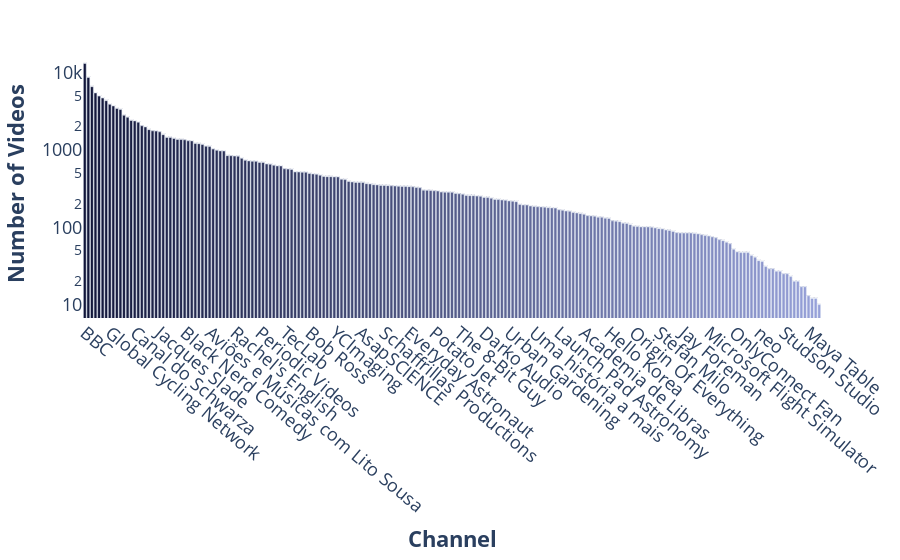

The notebook cell this image was saved under:
### Markdown cell above
## Barplot of the number of videos by channel

### Code cell
# Frequencie of videos:
video_counts = df_videos['channel_title'].value_counts()
df_plot = pd.DataFrame(
    {
        "channel": video_counts.index.tolist(),
        "freq": video_counts.tolist()
    }
)

# Relative frequency:
df_plot["freq_rel"] = [round(i/sum(df_plot["freq"])*100, 3) for i in df_plot["freq"]]
df_plot["freq_rel_char"] = [str(i) + "%" for i in df_plot["freq_rel"]]

# Palette:
n_levels = df_plot.shape[0]
cmap = LinearSegmentedColormap.from_list("my_palette", ["#111539", "#97A1D9"])
my_palette = [to_hex(j) for j in  [cmap(i/n_levels) for i in np.array(range(n_levels))]]

# Plot:
fig = px.bar(
    data_frame = df_plot,
    x = "channel",
    y = "freq",
    log_y = True,
    color = "channel",
    color_discrete_sequence = my_palette,
    text = "freq_rel_char"
)
fig.update_traces(
    textposition = "outside",
    textfont_color = my_palette[n_levels//2],
    textfont_size = 15,
    hovertemplate = "<b>Channel: %{x}<br>Frequency: %{y:}</b><extra></extra>"
)
fig.update_layout(
    xaxis_title = "<b>Channel</b>" ,
    yaxis_title = "<b>Number of Videos</b>",
    xaxis = dict(
        tickangle = 40
    ),
    font = dict(
        size = 18
    ),
    showlegend = False,
    plot_bgcolor = "white",
    hoverlabel = dict(
        font_size = 18,
        font_family = "Rockwell"
    ),
    margin = dict(
        l = 20,
        r = 20,
        t = 50,
        b = 20
    ),
    height = 600
)
